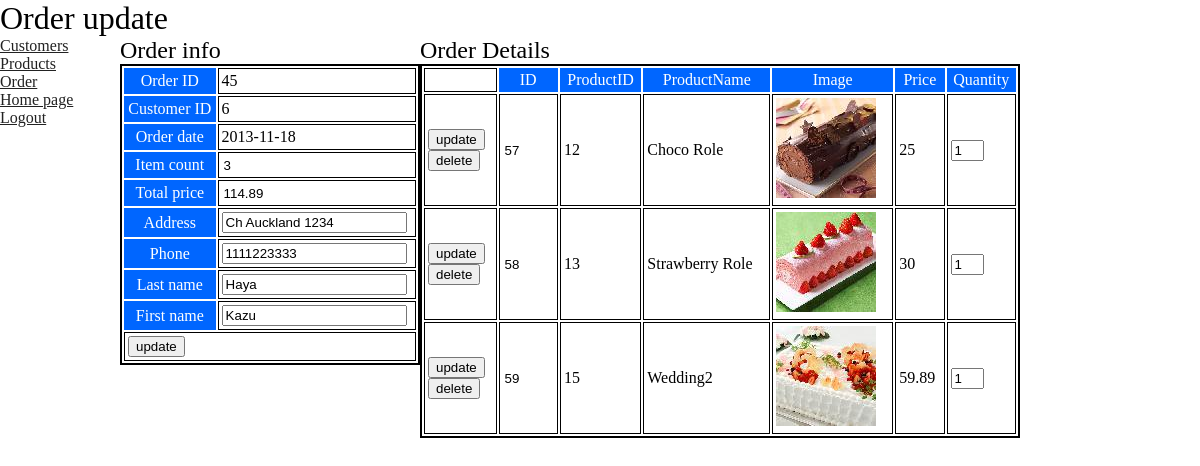
The page /backend/updateOrder.php?id=45 (signed in) on the database its author committed.
### tables this page shows
CREATE TABLE IF NOT EXISTS `orderlist` (
  `orderID` int(11) NOT NULL AUTO_INCREMENT,
  `customerID` int(11) DEFAULT NULL,
  `orderDate` date NOT NULL,
  `itemCount` int(11) NOT NULL,
  `totalPrice` double NOT NULL,
  `address` varchar(40) NOT NULL,
  `phone` varchar(13) NOT NULL,
  `lastName` varchar(20) NOT NULL,
  `firstName` varchar(20) NOT NULL,
  PRIMARY KEY (`orderID`),
  KEY `orderID` (`orderID`),
  KEY `customerID` (`customerID`),
  KEY `orderDate` (`orderDate`)
);

CREATE TABLE IF NOT EXISTS `orderdetails` (
  `orderDetailID` int(11) NOT NULL AUTO_INCREMENT,
  `orderID` int(11) NOT NULL,
  `productID` int(11) DEFAULT NULL,
  `quantity` int(11) NOT NULL,
  PRIMARY KEY (`orderDetailID`),
  KEY `orderID` (`orderID`),
  KEY `productID` (`productID`)
);

CREATE TABLE IF NOT EXISTS `product` (
  `ProductID` int(3) NOT NULL AUTO_INCREMENT,
  `Name` varchar(20) NOT NULL,
  `Type` varchar(20) NOT NULL,
  `Price` double NOT NULL,
  `ImageURL` varchar(30) NOT NULL,
  `Description` varchar(200) NOT NULL,
  PRIMARY KEY (`ProductID`),
  KEY `ProductID` (`ProductID`),
  KEY `Name` (`Name`),
  KEY `Type` (`Type`),
  KEY `Price` (`Price`)
);

### backend/updateOrder.php (the view, shortened to what this page needs)
<?php
	$orderID = $_GET["id"];
	$errMessage = array();
	$query="SELECT * FROM orderList WHERE orderID = ".$orderID;
	$result=mysql_query($query);
	if(!$result)
	{
		$errMessage[] = "Error: ". mysql_error();
	}
	else if ($num=mysql_numrows($result) == 0)
	{
		$errMessage[] = "No data";
	}
	else
		$member = mysql_fetch_assoc($result);
?>
<!DOCTYPE html>
<html xmlns="http://www.w3.org/1999/xhtml">
<head>
<link href="css/default.css" rel="stylesheet" type="text/css">
<link href="css/style.css" rel="stylesheet" type="text/css">
</head>
<body>
<div id="container">
	<div id="header">
	<h1>Order update</h1>
	</div>
	<?php include "menu.php"?>
	<div id="contents">
		<div style="float:left; width:300px;">
			<h2>Order info</h2>
			<form method="post">
			<table style="width:100%;">
			<tr><th>Order ID</th><td><?php if(isset($member)) echo $member['orderID'] ?></td></tr>
			<tr><th>Customer ID</th><td><?php if(isset($member)) echo $member['customerID']?></td></tr>
			<tr><th>Order date</th><td><?php if(isset($member)) echo $member['orderDate']?></td></tr>
			<tr><th>Item count</th><td><input type="text" value="<?php if(isset($member)) echo $member['itemCount'] ?>" class="label" readonly></td></tr>
			<tr><th>Total price</th><td><input type="text" value="<?php if(isset($member)) echo $member['totalPrice'] ?>" class="label" readonly></td></tr>
			<tr><th>Address</th><td><input type="text" name="address" value="<?php if(isset($member)) echo $member['address'] ?>"></td></tr>
			<tr><th>Phone</th><td><input type="text" name="phone" value="<?php if(isset($member)) echo $member['phone'] ?>"></td></tr>
			<tr><th>Last name</th><td><input type="text" name="lname" value="<?php if(isset($member)) echo $member['lastName'] ?>"></td></tr>
			<tr><th>First name</th><td><input type="text" name="fname" value="<?php if(isset($member)) echo $member['firstName'] ?>"></td></tr>
			<tr><td colspan="2"><input type='submit' action="updateOrder.php?id=<?php echo $orderID ?>" value='update'></td></tr>
			</table>
			</form>
		</div>
		<div style="float:left; width:600px;">
			<h2>Order Details</h2>
			<form name="orderDetailForm" method='post'>
			<table style="width:100%;">
			<tr>
			<td></td><th> ID</th><th>ProductID</th><th>ProductName</th><th>Image</th><th>Price</th><th>Quantity</th>
			</tr>
			<?php
			$query="SELECT orderDetailID, orderID, orderDetails.productID, Name, ImageURL, Price, quantity
					FROM orderDetails INNER JOIN product ON orderDetails.productID = product.productID
					WHERE orderID = ".$orderID;
			$result=mysql_query($query);
			if(!$result)
			{
				echo "<tr><th>".mysql_error()."</th></tr>";
			}
			else
			{
				$num=mysql_numrows($result);
				for($i = 0; $i < $num; $i++)
				{
					$odID = mysql_result($result,$i,"orderDetailID");
					$price = mysql_result($result,$i,"Price");
					echo "<tr>";
					echo "<td><input type='button' name='updateBtn' onclick = 'updateOD($i)'value='update'><br/>";
					echo "<input type='button' name='deleteBtn' onclick = 'deleteOD($i)'value='delete'></td>";
					echo "<td><input type='text' name='odid[]' size='3' value='$odID' class='label' readonly></td>";
					echo "<td>".mysql_result($result,$i,"productID")."</td>";
					echo "<td>".mysql_result($result,$i,"Name")."</td>";
					echo "<td><img src='/Verona/images/products/thumb_".mysql_result($result,$i,"ImageURL")."'/></td>";
					echo "<td>$price</td>";
					echo "<td><input type='text' size='1' maxlength='2' name='qty[]' value='".mysql_result($result,$i,"quantity")."'></td>";
					echo "</tr>";
				}
			}
			?>
			</table>
			</form>
		</div>
	</div>
</div>
</body>
</html>

### backend/css/default.css (style rules this page uses)
html, body, div, h1, h2, h3, h4, h5, h6, p, ul, ol, li, dl, dt, dd, table, th, td, form { font-weight: normal; margin: 0; padding: 0; list-style: none; }
body { font-family:Times New Roman; height: 100%; }
html { height:100%; }
table { border:solid 2px black; padding:0; }
th { background-color:#0066FF; color:white; margin:0; padding:3px; }
td { padding:3px; margin:0; border:solid 1px black; }

### backend/css/style.css (style rules this page uses)
#container { min-width:1200px; }
#contents { min-width:1050px; float:left; }
.label { border-style: none; :none; }

### rows shown on the page
orderlist: orderID "45", customerID "6", orderDate "2013-11-18", itemCount "3", totalPrice "114.89", address "Ch Auckland 1234", phone "1111223333", lname "Haya", fname "Kazu"
orderdetails: orderDetailID "57", productID "12", productID.Name "Choco Role", productID.ImageURL (picture), productID.Price "25", quantity "1"
orderdetails: orderDetailID "58", productID "13", productID.Name "Strawberry Role", productID.ImageURL (picture), productID.Price "30", quantity "1"
orderdetails: orderDetailID "59", productID "15", productID.Name "Wedding2", productID.ImageURL (picture), productID.Price "59.89", quantity "1"
